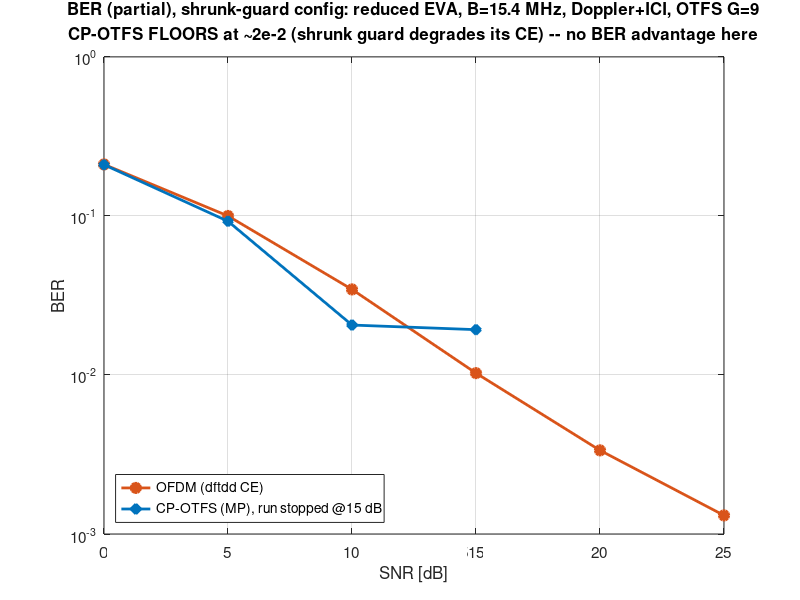

MATLAB code to generate this figure: (Note: this script raises an error after producing the figure.)
function ber_confirm_salvage()
% BER_CONFIRM_SALVAGE  Partial BER from the stopped ber_confirm_config run (the
% script saved only at the end, so these are the points printed to the log).
% Config: reduced EVA, N=512 M=128 deltaf=30kHz (B=15.4 MHz), Doppler+ICI, OTFS
% shrunk guard G=9, 200 trials.  KEY finding: with the shrunk guard, CP-OTFS does
% NOT cliff -- it FLOORS at ~2e-2 (worse than OFDM past ~12 dB), because pulling
% data close to the pilot degrades the OTFS threshold CE.  So the guard shrink
% that gave OFDM the lower sensing LB also erases OTFS's BER advantage.
    thisdir=fileparts(mfilename('fullpath'));
    SNR_of=[0 5 10 15 20 25];  ber_of=[2.109e-1 9.997e-2 3.451e-2 1.027e-2 3.357e-3 1.309e-3];
    SNR_ot=[0 5 10 15];        ber_ot=[2.099e-1 9.257e-2 2.060e-2 1.927e-2];
    orange=[0.85 0.33 0.10]; blue=[0 0.45 0.74];

    hf=figure('Position',[200 160 840 560],'Color','w'); hold on; grid on; box on;
    semilogy(SNR_of,ber_of,'-o','Color',orange,'LineWidth',2,'MarkerSize',7,'MarkerFaceColor',orange);
    semilogy(SNR_ot,ber_ot,'-d','Color',blue,'LineWidth',2,'MarkerSize',7,'MarkerFaceColor',blue);
    set(gca,'YScale','log'); xlabel('SNR [dB]'); ylabel('BER'); xlim([0 25]);
    title(sprintf(['BER (partial), shrunk-guard config: reduced EVA, B=15.4 MHz, Doppler+ICI, OTFS G=9\n' ...
                   'CP-OTFS FLOORS at ~2e-2 (shrunk guard degrades its CE) -- no BER advantage here']));
    legend({'OFDM (dftdd CE)','CP-OTFS (MP), run stopped @15 dB'},'Location','southwest','FontSize',10);
    set(gca,'FontSize',11); if exist('theme','file'), theme(hf,"light"); end
    figdir=fullfile(thisdir,'figures'); if ~exist(figdir,'dir'), mkdir(figdir); end
    save(fullfile(thisdir,'results','ber_confirm_config_partial.mat'),'SNR_of','ber_of','SNR_ot','ber_ot');
    savefig(hf,fullfile(figdir,'ber_confirm_config_partial.fig'));
    exportgraphics(hf,fullfile(thisdir,'results','ber_confirm_config_partial.png'),'Resolution',150,'BackgroundColor','white');
    fprintf('Saved partial results (.mat/.fig/.png)\n');
end
